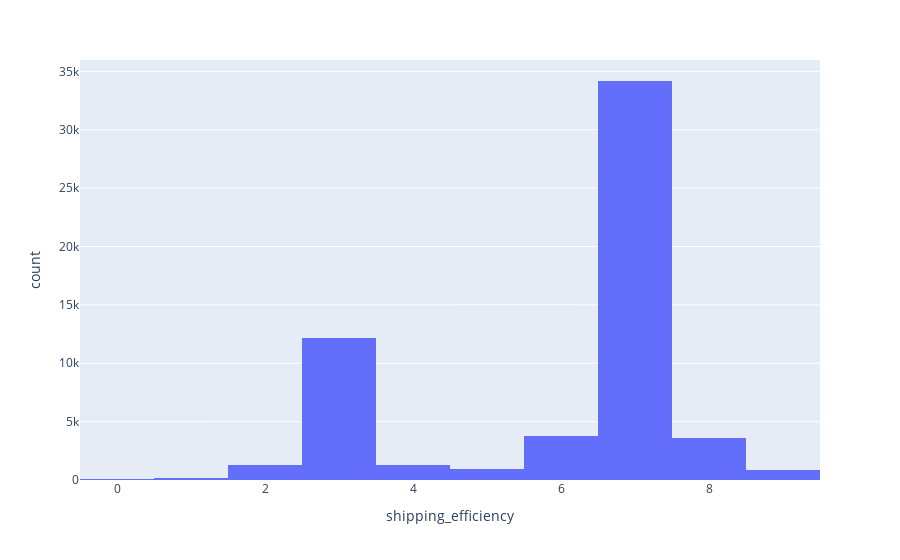

Notebook source saved alongside this figure:
### Markdown cell above
#### Q1. How efficient are the logistics?

### Code cell
# Adding manufacturing days to the order received date
df['OrderreadyDate'] = df['OrderDate'] + pd.to_timedelta(df['DaysToManufacture'], unit='D')

# Check the delay between order shipment date and order ready to supply
df['shipping_efficiency'] = (df['ShipDate'] - df['OrderreadyDate']).dt.days

fig = px.histogram(df, x="shipping_efficiency")
fig.show()

### Figure 1 — Plotly figure (JSON) as saved in the notebook; plotly's stock layout.template omitted (floating-point values rounded to 4 significant figures; data arrays with more than 128 entries replaced by an {"elided": "..."} marker saying what was removed)
{"data": [{"alignmentgroup": "True", "bingroup": "x", "hovertemplate": "shipping_efficiency=%{x}<br>count=%{y}<extra></extra>", "legendgroup": "", "marker": {"color": "#636efa", "pattern": {"shape": ""}}, "name": "", "offsetgroup": "", "orientation": "v", "showlegend": false, "type": "histogram", "x": {"elided": "58189 int values"}, "xaxis": "x", "yaxis": "y"}], "layout": {"barmode": "relative", "legend": {"tracegroupgap": 0}, "margin": {"t": 60}, "xaxis": {"anchor": "y", "domain": [0, 1], "title": {"text": "shipping_efficiency"}}, "yaxis": {"anchor": "x", "domain": [0, 1], "title": {"text": "count"}}}}
